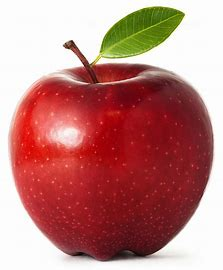
#> input picture img/apple.jpg, 223 x 270 px
$ python o_morph_gradient.py
#> lines starting #> are read from the running program, lines starting #| are printed output that depends on the picture
### morphologyEx

import cv2
import numpy as np

img = cv2.imread('../img/apple.jpg')
#> img is the input picture: shape (270, 223, 3); mean B, G, R 126.6, 130.6, 190.2

# 구조화 요소 커널, 사각형 (3x3) 생성
k = cv2.getStructuringElement(cv2.MORPH_RECT, (3,3))

# 열림 연산 적용 MORPH_GRADIENT
gradient = cv2.morphologyEx(img, cv2.MORPH_GRADIENT, k) # 괄호 안에 속성으로도 쓸 수 있다.
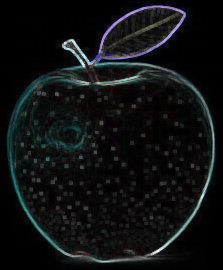
#> gradient: shape (270, 223, 3); mean B, G, R 18.4, 17.6, 15.7
# 열림 = 팽창 = 점이 커짐

# 결과 출력
merged = np.hstack((img, gradient))
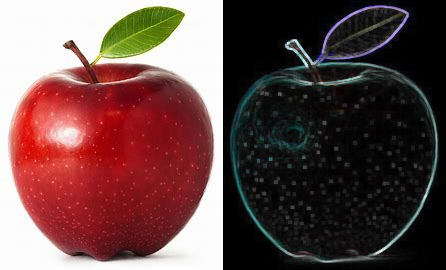
#> merged: shape (270, 446, 3); mean B, G, R 72.5, 74.1, 102.9
cv2.imshow('gradient', merged)
cv2.waitKey(0)
cv2.destroyAllWindows()

$ run again, with img/b.jpg copied over img/apple.jpg
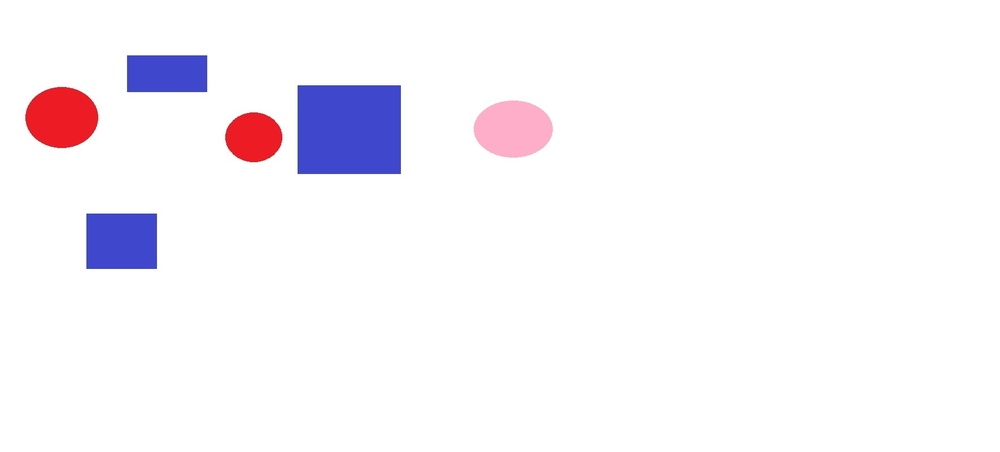
#> input picture img/b.jpg, 1000 x 452 px, shrunk from 1771 x 800 before the run
#> img is the input picture: shape (452, 1000, 3); mean B, G, R 249.8, 244.9, 247.8
#> `gradient = cv2.morphologyEx(img, cv2.MORPH_GRADIENT, k)`:
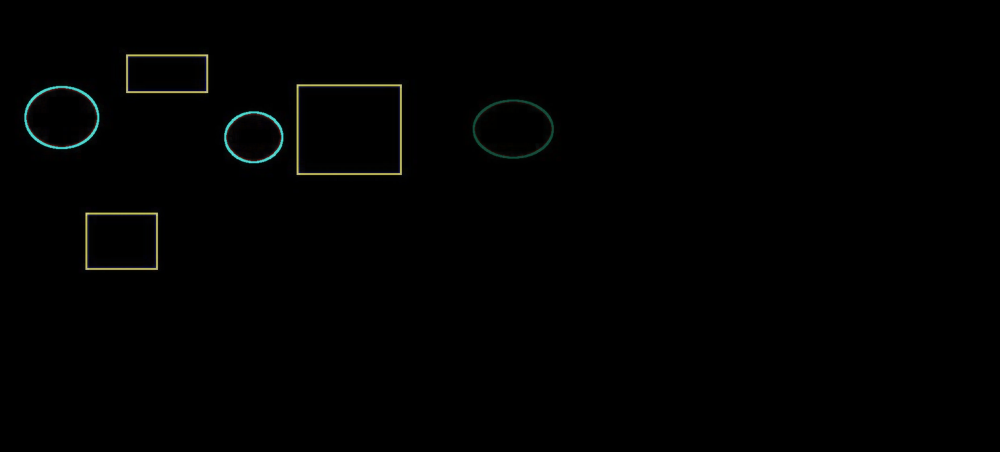
#> gradient: shape (452, 1000, 3); mean B, G, R 1.1, 1.4, 1.1
#> `merged = np.hstack((img, gradient))`:
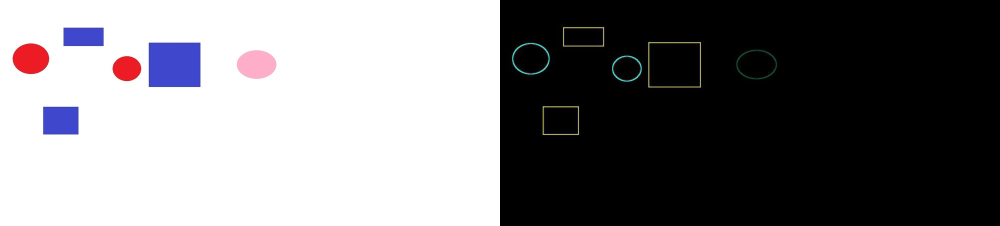
#> merged: shape (452, 2000, 3) (shown at 1/2 size); mean B, G, R 125.5, 123.2, 124.5
